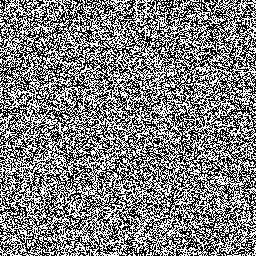
#> input picture csaw-quals-2020/perfect-secrecy/image1.png, 256 x 256 px
$ python exploit.py
#> lines starting #> are read from the running program, lines starting #| are printed output that depends on the picture; after the words box and inside, x2 and y2 are one past the last pixel; in counts of white or black regions, pixels touching at a corner belong together
from PIL import Image, ImageChops

im1 = Image.open("image1.png")
#> im1 is the input picture: PIL image 256x256 1; 50% white; black in thin lines or dots
im2 = Image.open("image2.png")
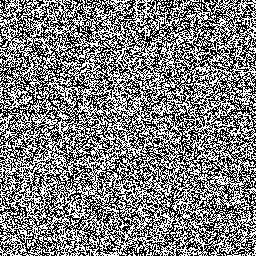
#> input picture csaw-quals-2020/perfect-secrecy/image2.png, 256 x 256 px
#> im2 is the input picture: PIL image 256x256 1; 49.8% white in thin lines or dots

result = ImageChops.logical_xor(im1,im2)
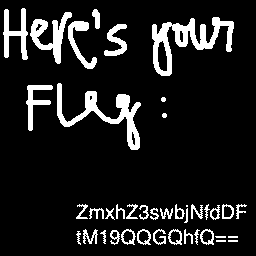
#> result: PIL image 256x256 1; 11.7% white; 41 white regions (1 under 20 px), largest, box (x1, y1, x2, y2) and area: (152, 17, 234, 76) 1644, (57, 83, 141, 150) 1390, (30, 12, 72, 64) 793
result.save('result.png')
